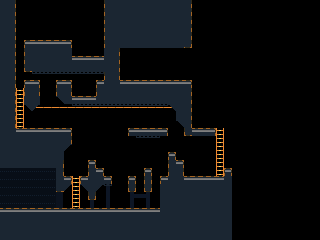

This is a level from a 2D game, rendered from its Tiled map with the project's own tilesets. A one-line summary and the map file follow, with tile-layer data summarised:
An orthogonal 40x30 tile map with 8x8 px tiles, 2 tile layers (BACKGROUND, FOREGROUND), 3 tilesets and 37 objects (3x LADDER, DEBUG, LEVER, ROPE, LIFT_C, ...).

<map version="1.0" orientation="orthogonal" renderorder="right-down" width="40" height="30" tilewidth="8" tileheight="8" nextobjectid="90">
 <tileset firstgid="1" source="PLACEHOLDER.tsx" />
 <tileset firstgid="9" source="SEWER.tsx" />
 <tileset firstgid="39" source="PIER.tsx" />
 <layer name="BACKGROUND" width="40" height="30">
  <data>[1200 cells, 82 non-empty, 10 distinct tile ids]</data>
 </layer>
 <objectgroup name="SOLID">
  <object id="30" x="8" y="16" width="8" height="152" />
  <object id="31" x="0" y="208" width="232" height="32" />
  <object id="35" x="104" y="80" width="80" height="24" />
  <object id="37" x="56" y="80" width="16" height="24" />
  <object id="38" x="24" y="80" width="16" height="24" />
  <object id="39" x="24" y="56" width="80" height="16" />
  <object id="40" x="24" y="40" width="48" height="16" />
  <object id="41" x="72" y="96" width="32" height="8" />
  <object id="42" x="0" y="128" width="64" height="40" />
  <object id="43" x="56" y="168" width="8" height="24" />
  <object id="44" x="64" y="176" width="8" height="8" />
  <object id="45" x="80" y="176" width="32" height="8" />
  <object id="46" x="88" y="160" width="8" height="40" />
  <object id="47" x="88" y="168" width="16" height="16" />
  <object id="48" x="128" y="176" width="8" height="8" />
  <object id="49" x="144" y="168" width="8" height="24" />
  <object id="53" x="176" y="160" width="8" height="16" />
  <object id="54" x="160" y="176" width="72" height="32" />
  <object id="55" x="168" y="152" width="8" height="24" />
  <object id="56" x="224" y="168" width="8" height="8" />
  <object id="59" x="184" y="80" width="8" height="56" />
  <object id="60" x="192" y="128" width="24" height="8" />
  <object id="62" x="128" y="128" width="40" height="8" />
  <object id="77" x="64" y="128" width="8" height="16" />
  <object id="78" x="104" y="0" width="16" height="80" />
  <object id="79" x="120" y="0" width="72" height="48" />
  <object id="86" x="30" y="104" width="4" height="8" />
  <object id="88" x="176" y="104" width="8" height="16" />
 </objectgroup>
 <layer name="FOREGROUND" width="40" height="30">
  <data>[1200 cells, 453 non-empty, 15 distinct tile ids]</data>
 </layer>
 <objectgroup name="OBJECTS">
  <object id="67" name="DEBUG" x="32" y="192" width="8" height="8" />
  <object id="69" name="LADDER" x="16" y="88" width="8" height="40" />
  <object id="70" name="LADDER" x="72" y="176" width="8" height="32" />
  <object id="72" name="LADDER" x="216" y="128" width="8" height="48" />
  <object id="75" name="LEVER" x="79" y="86" width="10" height="10">
   <properties>
    <property name="NAME" value="l2" />
    <property name="ON_PULL" value="self.container.get_name('cargo-c').advance()" />
   </properties>
  </object>
  <object id="81" name="ROPE" x="34" y="108" width="142" />
  <object id="83" name="LIFT_C" x="184" y="104" width="8" height="24">
   <properties>
    <property name="NAME" value="cargo-c" />
   </properties>
   <polyline points="0,0 8,0" />
  </object>
  <object id="87" name="CHANGE_STAGE" x="-8" y="168" width="8" height="40">
   <properties>
    <property name="CONTINUOUS" value="True" />
    <property name="LINK" value="stage/pier_05.tmx" />
   </properties>
  </object>
  <object id="89" name="DOOR" x="148" y="68" width="16" height="12">
   <properties>
    <property name="LINK" value="stage/pier_07.tmx" />
   </properties>
  </object>
 </objectgroup>
</map>
